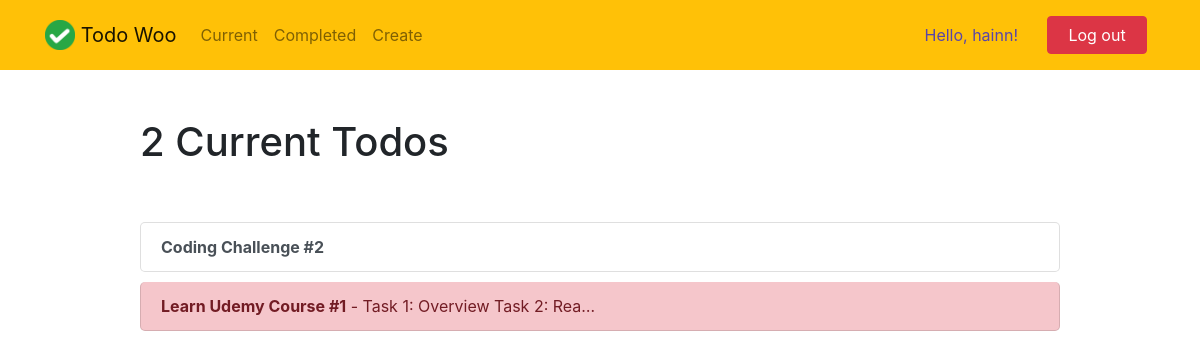
/current/ (signed in), run on the app's committed database.
### todo/models.py (models this page shows, shortened)
class Todo(models.Model):
    title = models.CharField(max_length=100)
    memo = models.TextField(blank=True)
    created = models.DateTimeField(auto_now_add=True)
    datecompleted = models.DateTimeField(null=True, blank=True)
    important = models.BooleanField(default=False)
    user = models.ForeignKey(User, on_delete=models.CASCADE)

### todo/views.py (the view)
# urls.py: path('current/', views.currenttodos, name='currenttodos'),
@login_required
def currenttodos(request):
    todos = Todo.objects.filter(user=request.user, datecompleted__isnull=True)
    return render(request, 'todo/currenttodos.html', {'todos':todos})

### todo/templates/todo/currenttodos.html
{% extends "todo/base.html" %}
{% block content %}
    <div class="row justify-content-center mt-5">
        <div class="col-md-10">
        {% if todos %}
            <h1>{{ todos.count }} Current Todo{{ todos.count|pluralize }}</h1>
        {% else %}
            <h1>Current Todos</h1>
        {% endif %}
        </div>
    </div>
    <div class="row justify-content-center mt-5">
        <div class="col-md-10">
        {% if todos %}
            <div class="list-group">
            {% for todo in todos %}
                <a
                    href="{% url 'viewtodo' todo.id %}"
                    style="margin-bottom: 10px; border-radius: 5px;"
                    class="list-group-item list-group-item-action{% if todo.important %} list-group-item-danger{% endif %}"
                >
                    <b>{{ todo.title }}</b>{% if todo.memo %} - {{ todo.memo|truncatechars:30 }} {% endif %}
                </a>
            {% endfor %}
            </div>
        {% else %}
            <div class="text-center">
                <h2>Looks like you don't have any todos! Nice work.</h2>
                <br>
                <a role="button" class="btn btn-primary" href="{% url 'createtodo' %}">New Todo</a>
            </div>
        {% endif %}
        </div>
    </div>
{% endblock %}

### todo/templates/todo/base.html (shortened to what this page needs)
{% load static %}
<!doctype html>
<html lang="en">
<head>
    <link rel="stylesheet" href="https://stackpath.bootstrapcdn.com/bootstrap/4.4.1/css/bootstrap.min.css">
</head>
<body>
<nav class="navbar navbar-expand-md navbar-light bg-warning">
<div class="container">
    <a class="navbar-brand" href="{% url 'home' %}">
        <img src="{% static 'todo/logo.png' %}" width="30" height="30" class="d-inline-block align-top">
        <span>Todo Woo</span>
    </a>
    <div class="collapse navbar-collapse" id="navbarNav">
    {% if user.is_authenticated %}
        <ul class="navbar-nav mr-auto">
            <li class="nav-item {{ current }}">
                <a class="nav-link" href="{% url 'currenttodos' %}">Current</a>
            </li>
            <li class="nav-item {{ completed }}">
                <a class="nav-link" href="{% url 'completedtodos' %}">Completed</a>
            </li>
            <li class="nav-item {{ create }}">
                <a class="nav-link" href="{% url 'createtodo' %}">Create</a>
            </li>
        </ul>
    {% endif %}
        <ul class="navbar-nav ml-auto">
        {% if user.is_authenticated %}
            <li class="nav-item">
                <a class="nav-link" >
                    <button type="button" class="btn" disabled style="color: rgb(0, 4, 255);">Hello, {{ user.username }}!</button>
                </a>
            </li>
            <li class="nav-item">
                <a href="#" onclick="$('#signOutBtn').click()" class="nav-link">
                    <button type="button" style="width: 100px;" class="btn btn-danger">Log out</button>
                </a>
            </li>
        {% endif %}
        </ul>
    </div>
</div>
</nav>
<div class="container">
    {% block content %}{% endblock %}
</div>
</body>
</html>

### data on the page
Todo: title "Coding Challenge #2"
Todo: title "Learn Udemy Course #1", memo "Task 1: Overview Task 2: Rea…"

### other printed values
{{ user.username }} "hainn"
{{ todos.count }} "2"
